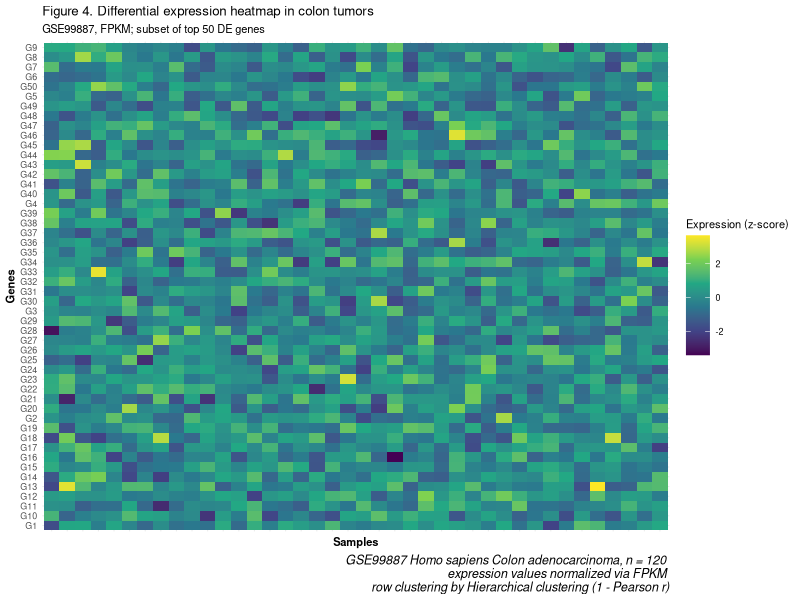
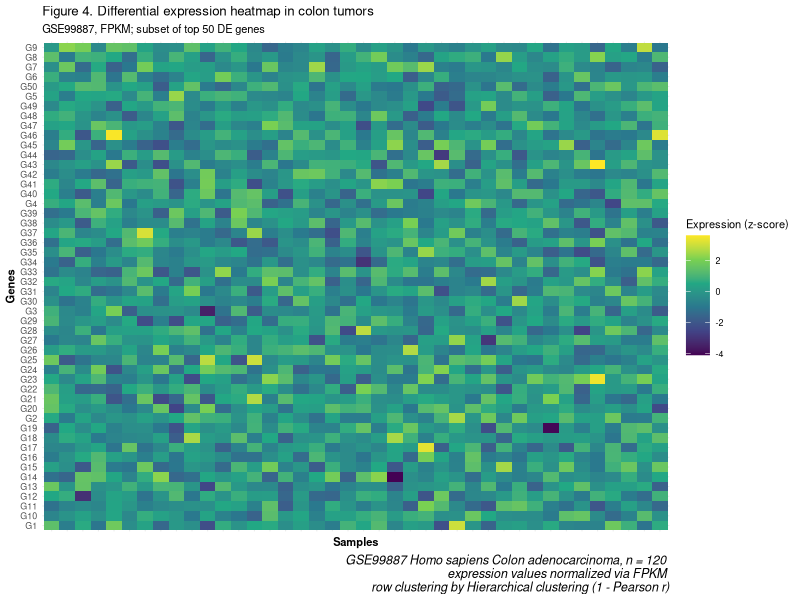
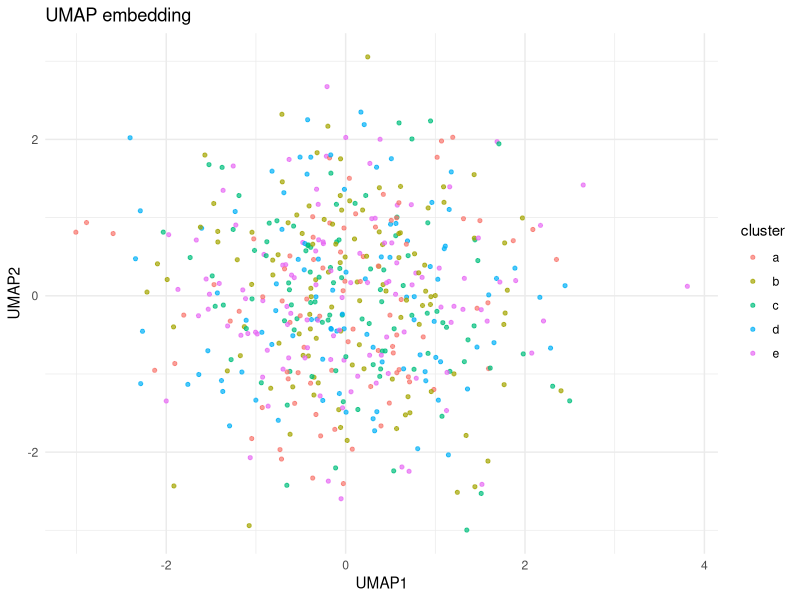
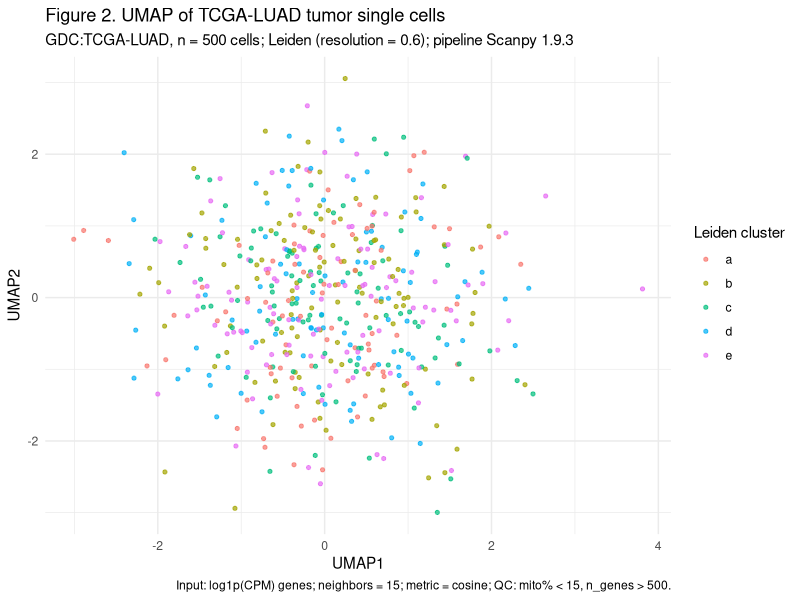

These charts were generated, in order, by the following R code:
## ---- chunk 1
#| fig-width: 8
#| fig-height: 9

library(glue)
library(tidyverse)

dataset_accession <- "GSE99887"
species           <- "Homo sapiens"
tissue            <- "Colon adenocarcinoma"
n_samples         <- 120
norm_method       <- "FPKM"
clust_method      <- "Hierarchical clustering (1 - Pearson r)"

caption_text <- glue(
  "GSE99887 {species} {tissue}, n = {n_samples} \n ",
  "expression values normalized via {norm_method} \n ",
  "row clustering by {clust_method}"
)

heat_df <- expand_grid(
  sample = paste0("S", 1:40),
  gene   = paste0("G", 1:50)
) |>
  mutate(expr = rnorm(n()))

# Simple "heatmap-style" tile plot (for teaching)
p_heat <- ggplot(heat_df, aes(sample, gene, fill = expr)) +
  geom_tile() +
  scale_fill_viridis_c() +
  theme_minimal(base_size = 8) +
  theme(
    axis.text.x   = element_blank(),
    axis.title.x  = element_text(face = "bold"),
    axis.title.y  = element_text(face = "bold"),
    plot.caption  = element_text(size = 9, face = "italic")
  ) +
  labs(
    title   = "Figure 4. Differential expression heatmap in colon tumors",
    subtitle= glue("{dataset_accession}, {norm_method}; subset of top 50 DE genes"),
    x       = "Samples",
    y       = "Genes",
    fill    = "Expression (z-score)",
    caption = caption_text
  )

p_heat


## ---- chunk 2
#| fig-width: 8
#| fig-height: 9

library(glue)
library(tidyverse)

dataset_accession <- "GSE99887"
species           <- "Homo sapiens"
tissue            <- "Colon adenocarcinoma"
n_samples         <- 120
norm_method       <- "FPKM"
clust_method      <- "Hierarchical clustering (1 - Pearson r)"

caption_text <- glue(
  "GSE99887 {species} {tissue}, n = {n_samples} \n ",
  "expression values normalized via {norm_method} \n ",
  "row clustering by {clust_method}"
)

heat_df <- expand_grid(
  sample = paste0("S", 1:40),
  gene   = paste0("G", 1:50)
) |>
  mutate(expr = rnorm(n()))

# Simple "heatmap-style" tile plot (for teaching)
p_heat <- ggplot(heat_df, aes(sample, gene, fill = expr)) +
  geom_tile() +
  scale_fill_viridis_c() +
  theme_minimal(base_size = 8) +
  theme(
    axis.text.x   = element_blank(),
    axis.title.x  = element_text(face = "bold"),
    axis.title.y  = element_text(face = "bold"),
    plot.caption  = element_text(size = 9, face = "italic")
  ) +
  labs(
    title   = "Figure 4. Differential expression heatmap in colon tumors",
    subtitle= glue("{dataset_accession}, {norm_method}; subset of top 50 DE genes"),
    x       = "Samples",
    y       = "Genes",
    fill    = "Expression (z-score)",
    caption = caption_text
  )

p_heat


## ---- chunk 3
#| fig-width: 8
#| fig-height: 9
#| 
library(ggplot2)
library(dplyr)

set.seed(1)
umap_df <- tibble(
  UMAP1  = rnorm(500),
  UMAP2  = rnorm(500),
  cluster = factor(sample(letters[1:5], 500, TRUE))
)

# before
p_before <- ggplot(umap_df, aes(UMAP1, UMAP2, color = cluster)) +
  geom_point(size = 1.1, alpha = 0.7) +
  theme_minimal() +
  labs(title = "UMAP embedding")

# after
dataset_id    <- "TCGA-LUAD"
accession     <- "GDC:TCGA-LUAD"
pipeline_ver  <- "Scanpy 1.9.3"
clust_method  <- "Leiden (resolution = 0.6)"
n_cells       <- nrow(umap_df)

p_after <- ggplot(umap_df, aes(UMAP1, UMAP2, color = cluster)) +
  geom_point(size = 1.1, alpha = 0.7) +
  theme_minimal() +
  labs(
    title    = "Figure 2. UMAP of TCGA-LUAD tumor single cells",
    subtitle = glue::glue("{accession}, n = {n_cells} cells; {clust_method}; pipeline {pipeline_ver}"),
    x        = "UMAP1",
    y        = "UMAP2",
    color    = "Leiden cluster",
    caption  = "Input: log1p(CPM) genes; neighbors = 15; metric = cosine; QC: mito% < 15, n_genes > 500."
  )


p_before


## ---- chunk 4
#| fig-width: 8
#| fig-height: 9

library(ggplot2)
library(dplyr)

set.seed(1)
umap_df <- tibble(
  UMAP1  = rnorm(500),
  UMAP2  = rnorm(500),
  cluster = factor(sample(letters[1:5], 500, TRUE))
)

# before
p_before <- ggplot(umap_df, aes(UMAP1, UMAP2, color = cluster)) +
  geom_point(size = 1.1, alpha = 0.7) +
  theme_minimal() +
  labs(title = "UMAP embedding")

# after
dataset_id    <- "TCGA-LUAD"
accession     <- "GDC:TCGA-LUAD"
pipeline_ver  <- "Scanpy 1.9.3"
clust_method  <- "Leiden (resolution = 0.6)"
n_cells       <- nrow(umap_df)

p_after <- ggplot(umap_df, aes(UMAP1, UMAP2, color = cluster)) +
  geom_point(size = 1.1, alpha = 0.7) +
  theme_minimal() +
  labs(
    title    = "Figure 2. UMAP of TCGA-LUAD tumor single cells",
    subtitle = glue::glue("{accession}, n = {n_cells} cells; {clust_method}; pipeline {pipeline_ver}"),
    x        = "UMAP1",
    y        = "UMAP2",
    color    = "Leiden cluster",
    caption  = "Input: log1p(CPM) genes; neighbors = 15; metric = cosine; QC: mito% < 15, n_genes > 500."
  )


p_after



